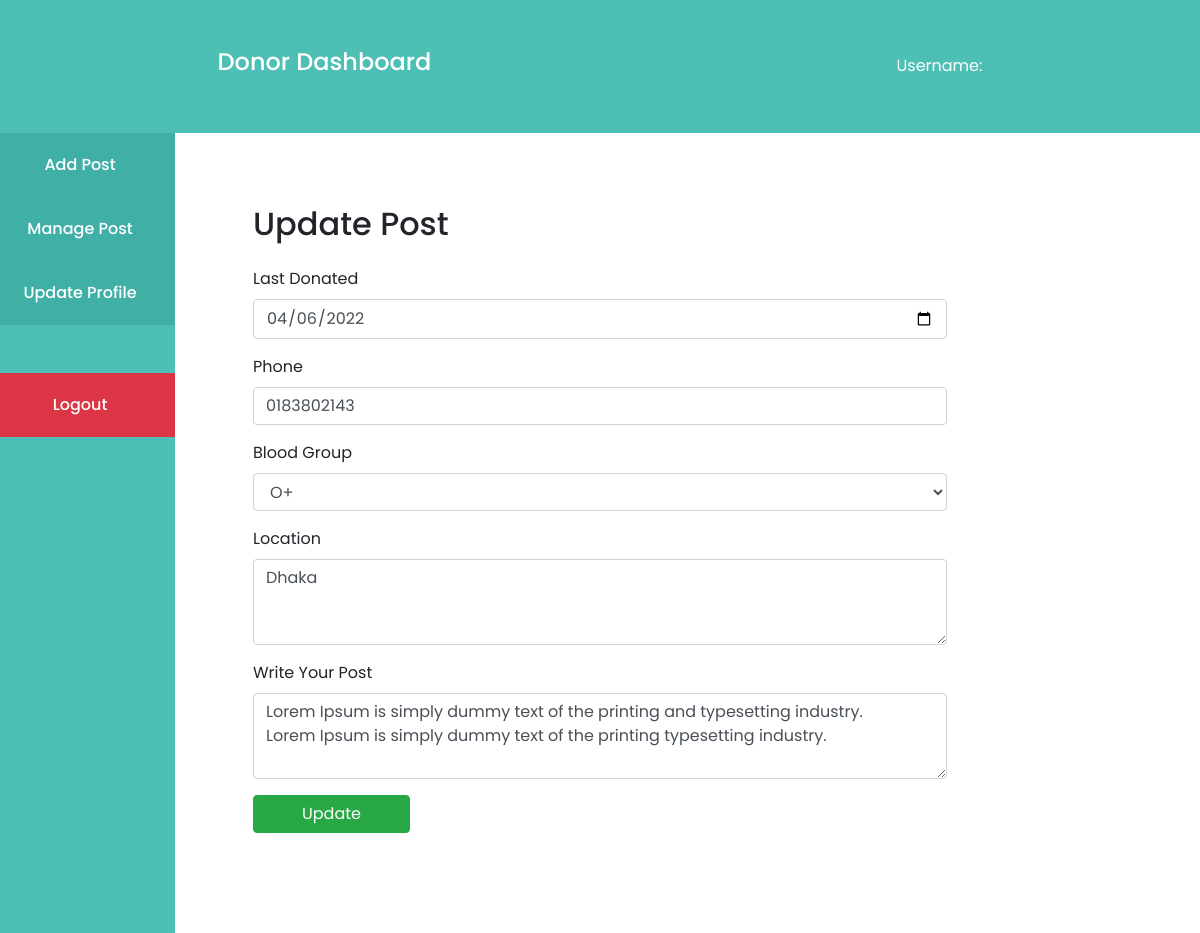
/donor_update_post.php?id=4, run on the app's committed database.
### tables this page shows
CREATE TABLE `post` (
  `post_id` int(11) NOT NULL,
  `user_id` int(11) NOT NULL,
  `hospital_name` varchar(150) NOT NULL,
  `date` varchar(30) NOT NULL,
  `phone` varchar(11) NOT NULL,
  `blood_group` varchar(10) NOT NULL,
  `address` text NOT NULL,
  `post` text NOT NULL
);

### donor_update_post.php (the view, shortened to what this page needs)
<?php
require "includes/header.php";
$post_id = $_GET['id'];
require "dashboard_content/donor_dashboard_header.php";
require_once "includes/db.php";
$query = "SELECT * FROM post WHERE post_id = '$post_id'";
$result = mysqli_query($conn, $query);
?>
<div class="container_fluid">
    <div class="row">
        <?php
        require "dashboard_content/donor_dashboard_menu.php";
        ?>
        <div class="col-md-8 pt-4">
            <div class="dashboard-content p-5">
                <h2 class="mb-4">Update Post</h2>
                <?php
                foreach ($result as $single_data) :
                ?>
                    <form action="donor_update_post_code.php" method="post">
                        <div class="form-group">
                            <label>Last Donated</label>
                            <input type="date" class="form-control" name="date" value="<?= $single_data['date'] ?>">
                        </div>
                        <div class="form-group">
                            <label>Phone</label>
                            <input type="text" class="form-control" name="phone" value="<?= $single_data['phone'] ?>">
                        </div>
                        <div class="form-group">
                            <label>Blood Group</label>
                            <select class="form-control" name="blood_group">
                                <option hidden><?= $single_data['blood_group'] ?></option>
                            </select>
                        </div>
                        <div class="form-group">
                            <label>Location</label>
                            <textarea class="form-control" rows="3" name="location"><?= $single_data['address'] ?></textarea>
                        </div>
                        <div class="form-group">
                            <label>Write Your Post</label>
                            <textarea class="form-control" rows="3" name="post"><?= $single_data['post'] ?></textarea>
                        </div>
                        <button type="submit" class="btn btn-success px-5">Update</button>
                    </form>
                <?php
                endforeach;
                ?>
            </div>
        </div>
    </div>
</div>
<?php
require "includes/footer.php";
?>

### includes/style.css (style rules this page uses)
:root { --primary: #4DBFB5; }
* { margin: 0; padding: 0; list-style: none; }
body { font-family: 'Poppins', sans-serif; overflow-x: hidden; }
.row>[class*=col-] { display: flex; flex-direction: column; flex-grow: 1; }

### data on the page
post: date "04/06/2022", phone "0183802143", blood_group "O+", location "Dhaka", post "Lorem Ipsum is simply dummy text of the printing and typesetting industry. Lorem Ipsum is simply dummy text of the printing typesetting industry."
